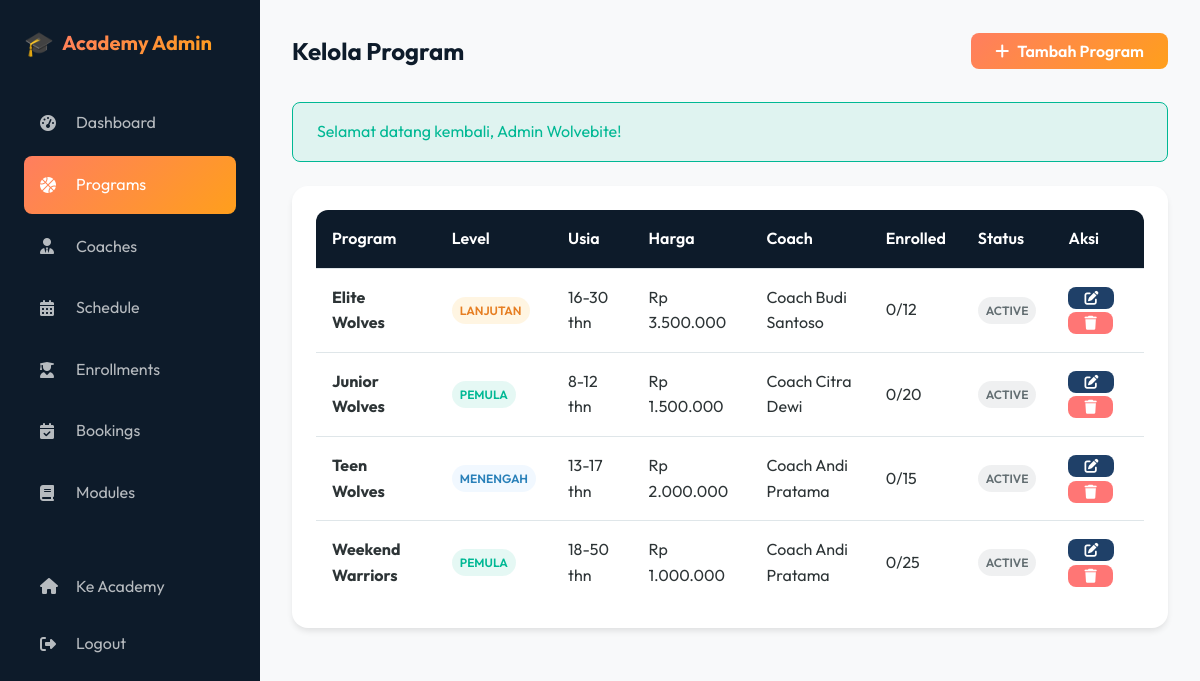
Screenshot of /academy/admin/programs.php (signed in) with the database file from the repository.
### tables this page shows
CREATE TABLE IF NOT EXISTS academy_programs (
    id INT AUTO_INCREMENT PRIMARY KEY,
    name VARCHAR(100) NOT NULL,
    slug VARCHAR(100) UNIQUE,
    description TEXT,
    level ENUM('beginner', 'intermediate', 'advanced', 'elite') DEFAULT 'beginner',
    age_min INT DEFAULT 0,
    age_max INT DEFAULT 99,
    duration_weeks INT DEFAULT 12,
    sessions_per_week INT DEFAULT 2,
    price DECIMAL(12,2) NOT NULL DEFAULT 0,
    max_participants INT DEFAULT 20,
    coach_id INT,
    image VARCHAR(255),
    status ENUM('active', 'inactive', 'full') DEFAULT 'active',
    created_at TIMESTAMP DEFAULT CURRENT_TIMESTAMP,
    updated_at TIMESTAMP DEFAULT CURRENT_TIMESTAMP ON UPDATE CURRENT_TIMESTAMP,
    FOREIGN KEY (coach_id) REFERENCES academy_coaches(id) ON DELETE SET NULL
);

CREATE TABLE IF NOT EXISTS academy_coaches (
    id INT AUTO_INCREMENT PRIMARY KEY,
    name VARCHAR(100) NOT NULL,
    email VARCHAR(100) UNIQUE,
    phone VARCHAR(20),
    specialization VARCHAR(100),
    bio TEXT,
    photo VARCHAR(255),
    experience_years INT DEFAULT 0,
    certifications TEXT,
    status ENUM('active', 'inactive') DEFAULT 'active',
    created_at TIMESTAMP DEFAULT CURRENT_TIMESTAMP,
    updated_at TIMESTAMP DEFAULT CURRENT_TIMESTAMP ON UPDATE CURRENT_TIMESTAMP
);

### academy/includes/functions.php (called while the page is built, shortened)
<?php
require_once __DIR__ . '/../../includes/functions.php';
function formatLevel($level)
{
    $levels = [
        'beginner' => 'Pemula',
        'intermediate' => 'Menengah',
        'advanced' => 'Lanjutan',
        'elite' => 'Elite'
    ];
    return $levels[$level] ?? $level;
}
function getLevelBadge($level)
{
    $badges = [
        'beginner' => 'badge-success',
        'intermediate' => 'badge-info',
        'advanced' => 'badge-warning',
        'elite' => 'badge-primary'
    ];
    return $badges[$level] ?? 'badge-secondary';
}
?>

### academy/admin/programs.php (the view, shortened to what this page needs)
<?php
require_once '../includes/functions.php';
$programs = mysqli_query($conn, "SELECT p.*, c.name as coach_name,
                                  (SELECT COUNT(*) FROM academy_enrollments e WHERE e.program_id = p.id AND e.status IN ('approved', 'pending')) as enrolled
                                  FROM academy_programs p
                                  LEFT JOIN academy_coaches c ON p.coach_id = c.id
                                  ORDER BY p.name");
$pendingEnrollments = mysqli_fetch_assoc(mysqli_query($conn, "SELECT COUNT(*) as count FROM academy_enrollments WHERE status = 'pending'"))['count'];
$pendingBookings = mysqli_fetch_assoc(mysqli_query($conn, "SELECT COUNT(*) as count FROM academy_bookings WHERE status = 'pending'"))['count'];
?>
<!DOCTYPE html>
<html lang="id">
<head>
    <link rel="stylesheet" href="https://cdnjs.cloudflare.com/ajax/libs/font-awesome/6.4.0/css/all.min.css">
    <link rel="stylesheet" href="<?php echo SITE_URL; ?>/assets/css/style.css">
</head>
<body>
    <div class="admin-layout">
        <aside class="admin-sidebar">
            <a href="<?php echo SITE_URL; ?>/academy/" class="nav-logo">
                <span class="logo-icon">🎓</span>
                <span class="logo-text">Academy Admin</span>
            </a>
            <nav class="admin-nav">
                <a href="index.php" class="admin-nav-link"><i class="fas fa-tachometer-alt"></i> Dashboard</a>
                <a href="programs.php" class="admin-nav-link active"><i class="fas fa-basketball-ball"></i> Programs</a>
                <a href="coaches.php" class="admin-nav-link"><i class="fas fa-user-tie"></i> Coaches</a>
                <a href="schedule.php" class="admin-nav-link"><i class="fas fa-calendar-alt"></i> Schedule</a>
                <a href="enrollments.php" class="admin-nav-link"><i class="fas fa-user-graduate"></i> Enrollments
                    <?php if ($pendingEnrollments > 0): ?><span class="badge badge-warning"
                            style="margin-left: auto;"><?php echo $pendingEnrollments; ?></span><?php endif; ?></a>
                <a href="bookings.php" class="admin-nav-link"><i class="fas fa-calendar-check"></i> Bookings
                    <?php if ($pendingBookings > 0): ?><span class="badge badge-warning"
                            style="margin-left: auto;"><?php echo $pendingBookings; ?></span><?php endif; ?></a>
                <a href="modules.php" class="admin-nav-link"><i class="fas fa-book"></i> Modules</a>
                <div style="margin-top: auto; padding-top: var(--space-xl);">
                    <a href="<?php echo SITE_URL; ?>/academy/" class="admin-nav-link"><i class="fas fa-home"></i> Ke
                        Academy</a>
                    <a href="<?php echo SITE_URL; ?>/logout.php" class="admin-nav-link"><i
                            class="fas fa-sign-out-alt"></i> Logout</a>
                </div>
            </nav>
        </aside>
        <main class="admin-main">
            <div class="admin-header">
                <h1>Kelola Program</h1>
                <button class="btn btn-primary" onclick="openModal()"><i class="fas fa-plus"></i> Tambah
                    Program</button>
            </div>
            <div class="card">
                <div class="card-body">
                    <table class="table">
                        <thead>
                            <tr>
                                <th>Program</th>
                                <th>Level</th>
                                <th>Usia</th>
                                <th>Harga</th>
                                <th>Coach</th>
                                <th>Enrolled</th>
                                <th>Status</th>
                                <th>Aksi</th>
                            </tr>
                        </thead>
                        <tbody>
                            <?php while ($program = mysqli_fetch_assoc($programs)): ?>
                                <tr>
                                    <td><strong><?php echo sanitize($program['name']); ?></strong></td>
                                    <td><span
                                            class="badge <?php echo getLevelBadge($program['level']); ?>"><?php echo formatLevel($program['level']); ?></span>
                                    </td>
                                    <td><?php echo $program['age_min']; ?>-<?php echo $program['age_max']; ?> thn</td>
                                    <td><?php echo formatRupiah($program['price']); ?></td>
                                    <td><?php echo sanitize($program['coach_name'] ?? '-'); ?></td>
                                    <td><?php echo $program['enrolled']; ?>/<?php echo $program['max_participants']; ?></td>
                                    <td><span
                                            class="badge <?php echo getStatusBadge($program['status']); ?>"><?php echo $program['status']; ?></span>
                                    </td>
                                    <td>
                                        <button class="btn btn-sm btn-secondary"
                                            onclick="editProgram(<?php echo htmlspecialchars(json_encode($program)); ?>)"><i
                                                class="fas fa-edit"></i></button>
                                        <a href="programs.php?delete=<?php echo $program['id']; ?>"
                                            class="btn btn-sm btn-danger"
                                            onclick="return confirm('Yakin hapus program ini?')"><i
                                                class="fas fa-trash"></i></a>
                                    </td>
                                </tr>
                            <?php endwhile; ?>
                        </tbody>
                    </table>
                </div>
            </div>
        </main>
    </div>
</body>
</html>

### rows the page displays
academy_programs: name "Elite Wolves", level "LANJUTAN", age_min "16", age_max "30", price "Rp 3.500.000", coach.name "Coach Budi Santoso", enrolled "0", max_participants "12", status "ACTIVE"
academy_programs: name "Junior Wolves", level "PEMULA", age_min "8", age_max "12", price "Rp 1.500.000", coach.name "Coach Citra Dewi", enrolled "0", max_participants "20", status "ACTIVE"
academy_programs: name "Teen Wolves", level "MENENGAH", age_min "13", age_max "17", price "Rp 2.000.000", coach.name "Coach Andi Pratama", enrolled "0", max_participants "15", status "ACTIVE"
academy_programs: name "Weekend Warriors", level "PEMULA", age_min "18", age_max "50", price "Rp 1.000.000", coach.name "Coach Andi Pratama", enrolled "0", max_participants "25", status "ACTIVE"

### other values shown
$message "Selamat datang kembali, Admin Wolvebite!"
